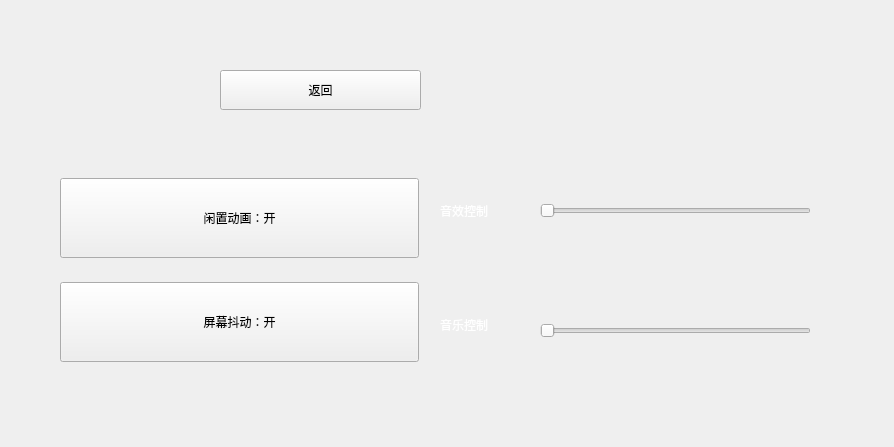
<?xml version="1.0" encoding="UTF-8"?>
<ui version="4.0">
 <class>Setting_Scene</class>
 <widget class="QWidget" name="Setting_Scene">
  <property name="enabled">
   <bool>true</bool>
  </property>
  <property name="geometry">
   <rect>
    <x>0</x>
    <y>0</y>
    <width>894</width>
    <height>447</height>
   </rect>
  </property>
  <property name="windowTitle">
   <string>设置</string>
  </property>
  <property name="styleSheet">
   <string notr="true"/>
  </property>
  <widget class="QPushButton" name="b6_exit">
   <property name="geometry">
    <rect>
     <x>220</x>
     <y>70</y>
     <width>201</width>
     <height>40</height>
    </rect>
   </property>
   <property name="minimumSize">
    <size>
     <width>60</width>
     <height>40</height>
    </size>
   </property>
   <property name="text">
    <string>返回</string>
   </property>
  </widget>
  <widget class="QSlider" name="s1_dffectVolum">
   <property name="geometry">
    <rect>
     <x>540</x>
     <y>200</y>
     <width>271</width>
     <height>22</height>
    </rect>
   </property>
   <property name="orientation">
    <enum>Qt::Horizontal</enum>
   </property>
  </widget>
  <widget class="QSlider" name="s2_musicVolum">
   <property name="geometry">
    <rect>
     <x>540</x>
     <y>320</y>
     <width>271</width>
     <height>22</height>
    </rect>
   </property>
   <property name="orientation">
    <enum>Qt::Horizontal</enum>
   </property>
  </widget>
  <widget class="QLabel" name="l1_effect">
   <property name="geometry">
    <rect>
     <x>440</x>
     <y>190</y>
     <width>79</width>
     <height>41</height>
    </rect>
   </property>
   <property name="minimumSize">
    <size>
     <width>40</width>
     <height>30</height>
    </size>
   </property>
   <property name="styleSheet">
    <string notr="true">font: normal normal 15px &quot;微软雅黑&quot;;
color: white;</string>
   </property>
   <property name="text">
    <string>音效控制</string>
   </property>
  </widget>
  <widget class="QLabel" name="l2_music">
   <property name="geometry">
    <rect>
     <x>440</x>
     <y>280</y>
     <width>79</width>
     <height>89</height>
    </rect>
   </property>
   <property name="minimumSize">
    <size>
     <width>40</width>
     <height>30</height>
    </size>
   </property>
   <property name="styleSheet">
    <string notr="true">font: normal normal 15px &quot;微软雅黑&quot;;
color: white;</string>
   </property>
   <property name="text">
    <string>音乐控制</string>
   </property>
  </widget>
  <widget class="QWidget" name="">
   <property name="geometry">
    <rect>
     <x>60</x>
     <y>160</y>
     <width>359</width>
     <height>221</height>
    </rect>
   </property>
   <layout class="QVBoxLayout" name="verticalLayout_2">
    <item>
     <widget class="QPushButton" name="b2_animation">
      <property name="minimumSize">
       <size>
        <width>60</width>
        <height>80</height>
       </size>
      </property>
      <property name="text">
       <string>闲置动画：开</string>
      </property>
     </widget>
    </item>
    <item>
     <widget class="QPushButton" name="b3_shake">
      <property name="minimumSize">
       <size>
        <width>60</width>
        <height>80</height>
       </size>
      </property>
      <property name="text">
       <string>屏幕抖动：开</string>
      </property>
     </widget>
    </item>
   </layout>
  </widget>
 </widget>
 <resources/>
 <connections/>
</ui>
